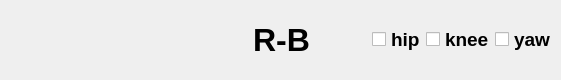
<?xml version="1.0" encoding="UTF-8"?>
<ui version="4.0">
 <class>DataPlotWidget</class>
 <widget class="QWidget" name="DataPlotWidget">
  <property name="geometry">
   <rect>
    <x>0</x>
    <y>0</y>
    <width>561</width>
    <height>80</height>
   </rect>
  </property>
  <property name="acceptDrops">
   <bool>true</bool>
  </property>
  <property name="windowTitle">
   <string>Plot</string>
  </property>
  <layout class="QVBoxLayout" name="verticalLayout">
   <property name="spacing">
    <number>0</number>
   </property>
   <property name="leftMargin">
    <number>0</number>
   </property>
   <property name="topMargin">
    <number>0</number>
   </property>
   <property name="rightMargin">
    <number>0</number>
   </property>
   <property name="bottomMargin">
    <number>0</number>
   </property>
   <item>
    <layout class="QHBoxLayout" name="dataPlotControls">
     <property name="spacing">
      <number>0</number>
     </property>
     <property name="leftMargin">
      <number>5</number>
     </property>
     <property name="topMargin">
      <number>5</number>
     </property>
     <property name="rightMargin">
      <number>5</number>
     </property>
     <property name="bottomMargin">
      <number>5</number>
     </property>
     <item>
      <spacer name="horizontalSpacer_5">
       <property name="orientation">
        <enum>Qt::Horizontal</enum>
       </property>
       <property name="sizeHint" stdset="0">
        <size>
         <width>40</width>
         <height>20</height>
        </size>
       </property>
      </spacer>
     </item>
     <item>
      <spacer name="horizontalSpacer_4">
       <property name="orientation">
        <enum>Qt::Horizontal</enum>
       </property>
       <property name="sizeHint" stdset="0">
        <size>
         <width>40</width>
         <height>20</height>
        </size>
       </property>
      </spacer>
     </item>
     <item>
      <spacer name="horizontalSpacer_3">
       <property name="orientation">
        <enum>Qt::Horizontal</enum>
       </property>
       <property name="sizeHint" stdset="0">
        <size>
         <width>40</width>
         <height>20</height>
        </size>
       </property>
      </spacer>
     </item>
     <item>
      <spacer name="horizontalSpacer">
       <property name="orientation">
        <enum>Qt::Horizontal</enum>
       </property>
       <property name="sizeHint" stdset="0">
        <size>
         <width>40</width>
         <height>20</height>
        </size>
       </property>
      </spacer>
     </item>
     <item>
      <widget class="QLabel" name="label">
       <property name="font">
        <font>
         <pointsize>24</pointsize>
         <weight>75</weight>
         <bold>true</bold>
        </font>
       </property>
       <property name="text">
        <string>R-B</string>
       </property>
      </widget>
     </item>
     <item>
      <spacer name="horizontalSpacer_2">
       <property name="orientation">
        <enum>Qt::Horizontal</enum>
       </property>
       <property name="sizeHint" stdset="0">
        <size>
         <width>40</width>
         <height>20</height>
        </size>
       </property>
      </spacer>
     </item>
     <item>
      <widget class="QCheckBox" name="checkBox_hip">
       <property name="font">
        <font>
         <pointsize>14</pointsize>
         <weight>75</weight>
         <bold>true</bold>
        </font>
       </property>
       <property name="text">
        <string>hip</string>
       </property>
      </widget>
     </item>
     <item>
      <widget class="QCheckBox" name="checkBox_knee">
       <property name="font">
        <font>
         <pointsize>14</pointsize>
         <weight>75</weight>
         <bold>true</bold>
        </font>
       </property>
       <property name="text">
        <string>knee</string>
       </property>
      </widget>
     </item>
     <item>
      <widget class="QCheckBox" name="checkBox_yaw">
       <property name="font">
        <font>
         <pointsize>14</pointsize>
         <weight>75</weight>
         <bold>true</bold>
        </font>
       </property>
       <property name="text">
        <string>yaw</string>
       </property>
      </widget>
     </item>
    </layout>
   </item>
   <item>
    <layout class="QHBoxLayout" name="data_plot_layout">
     <property name="spacing">
      <number>0</number>
     </property>
    </layout>
   </item>
  </layout>
 </widget>
 <resources/>
 <connections/>
</ui>
